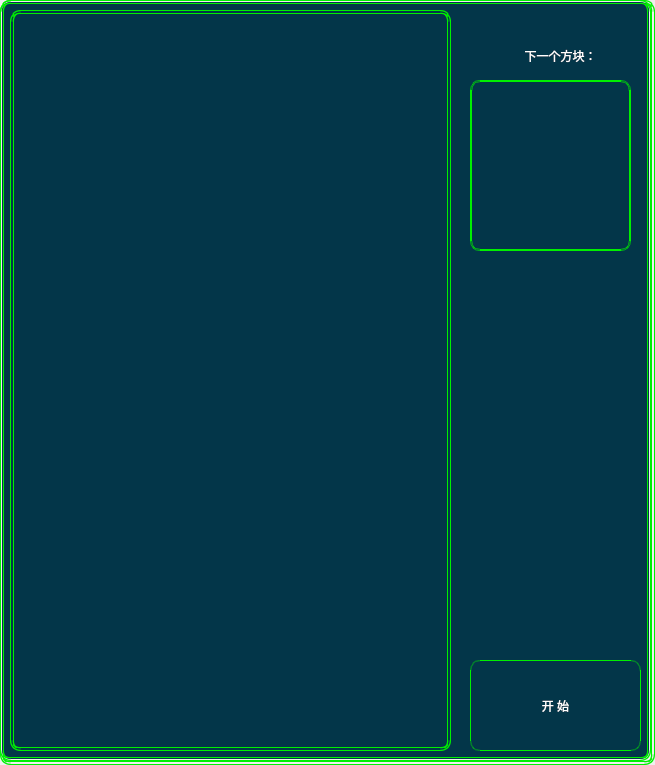
<?xml version="1.0" encoding="UTF-8"?>
<ui version="4.0">
 <class>HigherPlay</class>
 <widget class="QWidget" name="HigherPlay">
  <property name="geometry">
   <rect>
    <x>0</x>
    <y>0</y>
    <width>655</width>
    <height>765</height>
   </rect>
  </property>
  <property name="minimumSize">
   <size>
    <width>300</width>
    <height>58</height>
   </size>
  </property>
  <property name="mouseTracking">
   <bool>false</bool>
  </property>
  <property name="tabletTracking">
   <bool>false</bool>
  </property>
  <property name="windowTitle">
   <string>Happy Player</string>
  </property>
  <property name="windowIcon">
   <iconset resource="res.qrc">
    <normaloff>:/image/Way_1.ico</normaloff>:/image/Way_1.ico</iconset>
  </property>
  <property name="styleSheet">
   <string notr="true">*{
	border-style:double;
	border-color: rgb(0, 240, 0);
	border-width:4px;
	color: rgb(255, 255, 255);
	border-radius:10px;
	font: 700 16pt &quot;Microsoft YaHei UI&quot;;
	pading:4px;
	min-height:50px;
	font: 18pt &quot;黑体&quot;;
}

QFrame#frameBg_1{
	background-color: rgb(3, 54, 73);
}

QLabel{
	border-width:0px;
}

QLabel#labelNextPiece_1{
	border-width:2px;
}

QFrame#frameTetrisBoard_1{
	background-image: url(:/image/tetrisbg.png);
	pading:0px;
}

QPushButton{
	border-width:1px;
	font: 14pt &quot;Microsoft YaHei UI&quot;;
}
QPushButton:hover{
	font: 16pt &quot;Microsoft YaHei UI&quot;;
}
QPushButton:pressed{
	padding-left:6px;
	pading-top:6px;
	font: 14pt &quot;Microsoft YaHei UI&quot;;
}</string>
  </property>
  <widget class="QFrame" name="frameBg_1">
   <property name="geometry">
    <rect>
     <x>0</x>
     <y>0</y>
     <width>651</width>
     <height>761</height>
    </rect>
   </property>
   <property name="frameShape">
    <enum>QFrame::StyledPanel</enum>
   </property>
   <property name="frameShadow">
    <enum>QFrame::Raised</enum>
   </property>
   <widget class="CBoard_Expand" name="frameTetrisBoard_1">
    <property name="geometry">
     <rect>
      <x>10</x>
      <y>10</y>
      <width>441</width>
      <height>741</height>
     </rect>
    </property>
    <property name="minimumSize">
     <size>
      <width>300</width>
      <height>58</height>
     </size>
    </property>
    <property name="baseSize">
     <size>
      <width>300</width>
      <height>58</height>
     </size>
    </property>
    <property name="frameShape">
     <enum>QFrame::StyledPanel</enum>
    </property>
    <property name="frameShadow">
     <enum>QFrame::Raised</enum>
    </property>
   </widget>
   <widget class="QLabel" name="label">
    <property name="geometry">
     <rect>
      <x>490</x>
      <y>30</y>
      <width>141</width>
      <height>51</height>
     </rect>
    </property>
    <property name="text">
     <string>下一个方块：</string>
    </property>
    <property name="alignment">
     <set>Qt::AlignCenter</set>
    </property>
   </widget>
   <widget class="QLabel" name="labelNextPiece_1">
    <property name="geometry">
     <rect>
      <x>470</x>
      <y>80</y>
      <width>161</width>
      <height>171</height>
     </rect>
    </property>
    <property name="text">
     <string/>
    </property>
    <property name="alignment">
     <set>Qt::AlignCenter</set>
    </property>
   </widget>
   <widget class="QPushButton" name="pbStart">
    <property name="geometry">
     <rect>
      <x>470</x>
      <y>660</y>
      <width>171</width>
      <height>91</height>
     </rect>
    </property>
    <property name="text">
     <string>开 始</string>
    </property>
   </widget>
  </widget>
 </widget>
 <customwidgets>
  <customwidget>
   <class>CBoard_Expand</class>
   <extends>QFrame</extends>
   <header location="global">cboard_expand.h</header>
   <container>1</container>
  </customwidget>
 </customwidgets>
 <resources>
  <include location="res.qrc"/>
 </resources>
 <connections/>
</ui>
